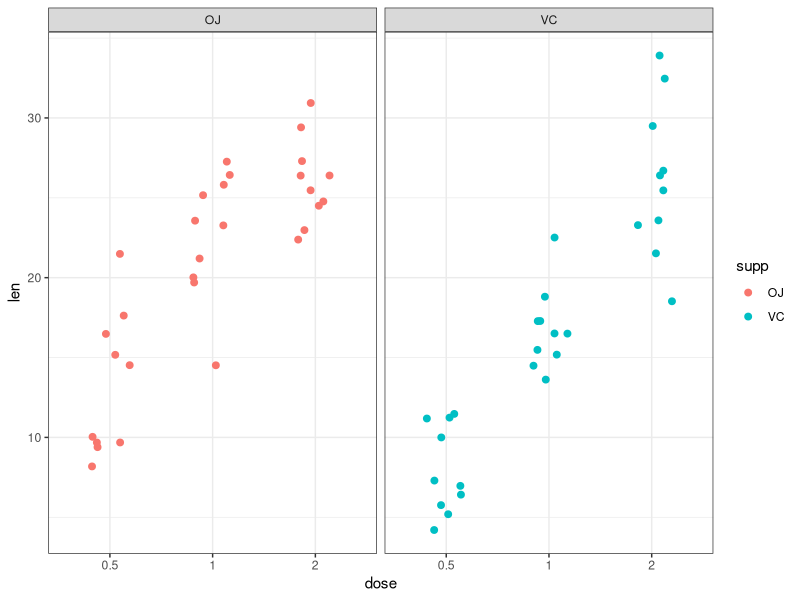
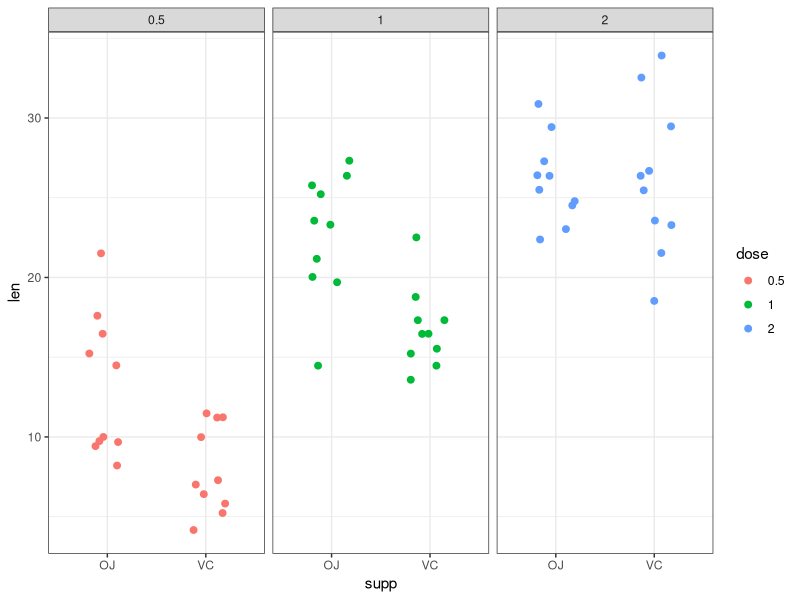
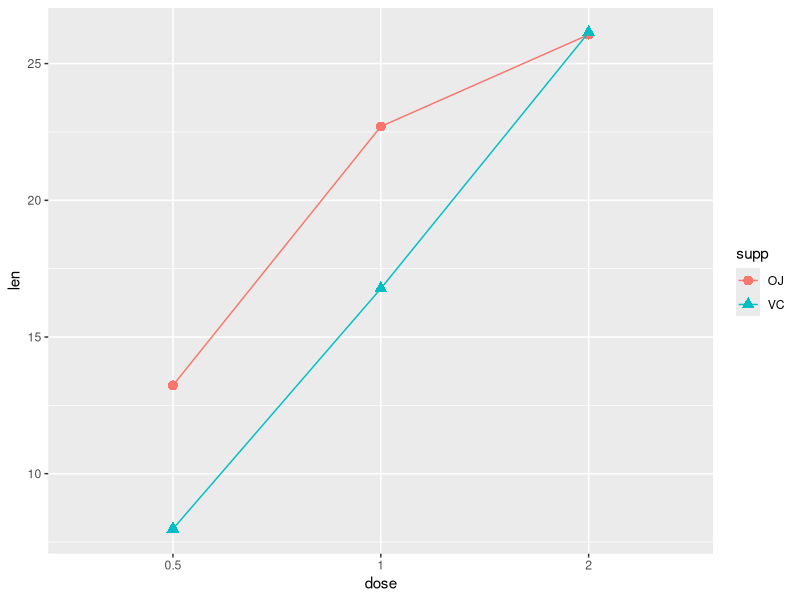
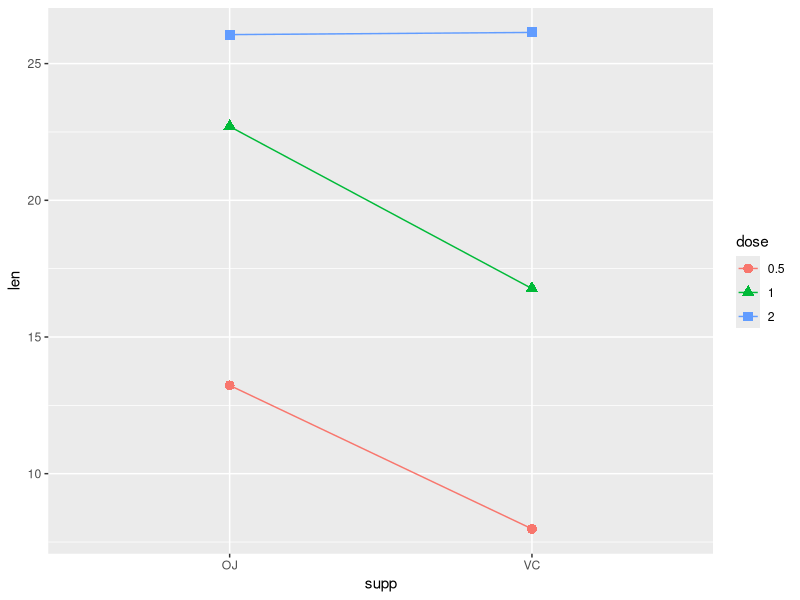
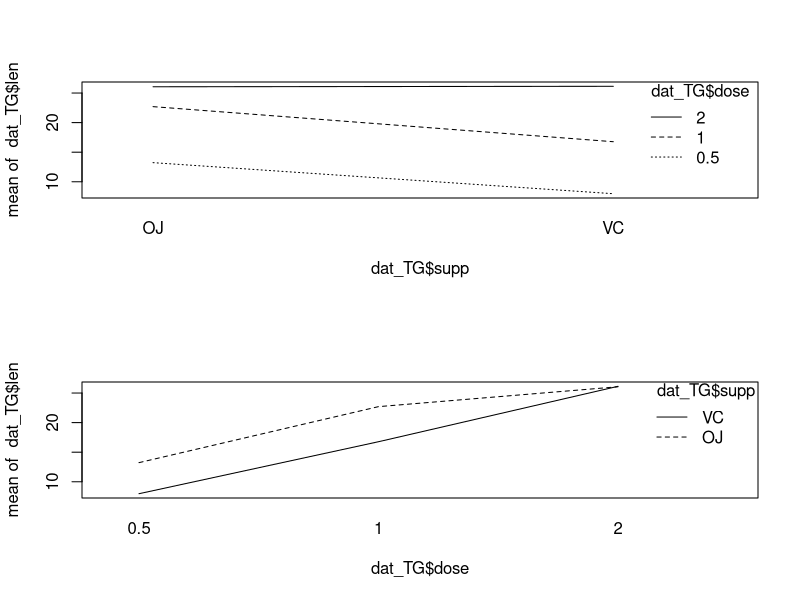
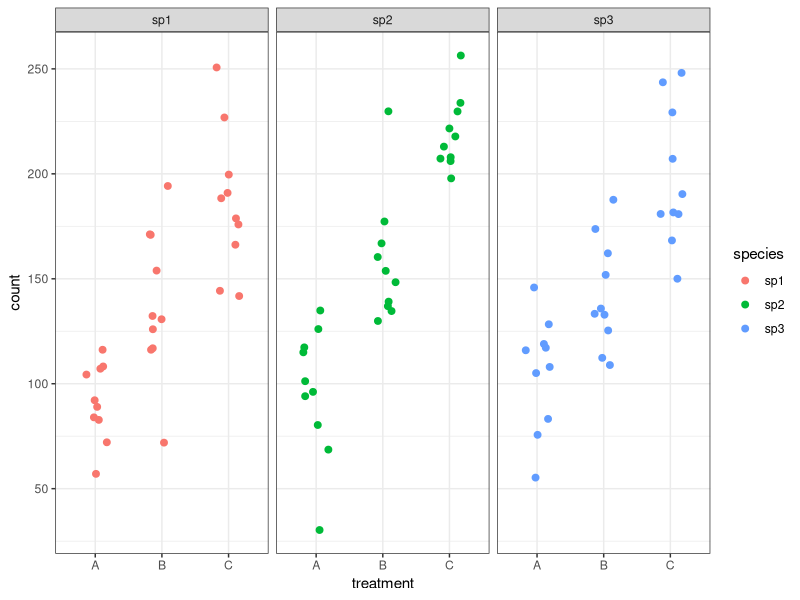
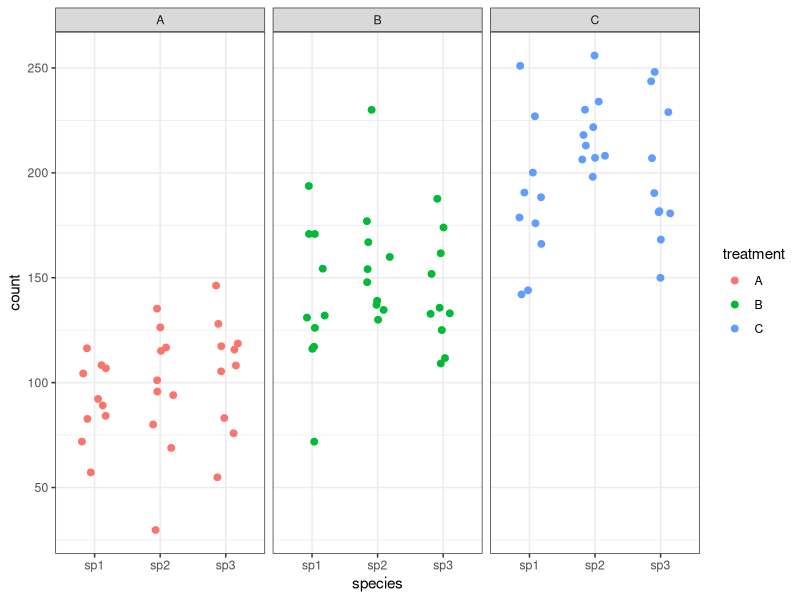
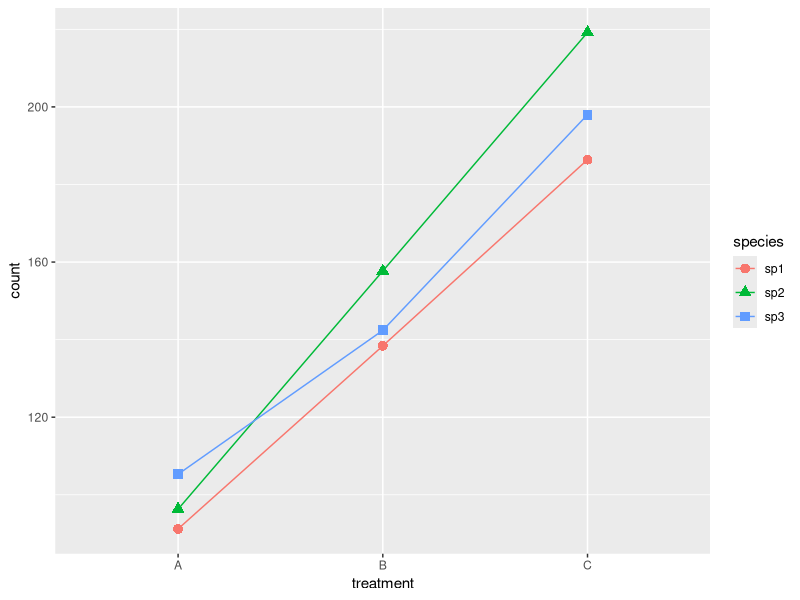

These figures' R source, in order:
# CREATION DATE 12 Nov 2016
# MODIFIED DATE 22 Nov 2016

# AUTHOR: Chelsea Williams, cmunoz@oxy.edu

# PURPOSE: 
# Two-way ANOVA Examples (2)
# (1) Visualize data (individaul value plots with 95% CIs and interaction plots)
# (2) To save time in class we'll assume models meet assumptions - but you'll need to assess for assignments/real analyses
# (3) run a Two-way ANOVA and interpret ANOVA table
# (4) multiple comparison tests


##########
## Two-Way ANOVA Examples
##########

#!!!!! To save time in class, we will assume data meets two-way ANOVA assumptions !!!!
# But for assignments and with your own data you must check assumptions
# And if you finish early in class, try to assess model asumptions


# Example 1

#The Effect of Vitamin C on Tooth Growth in Guinea Pigs
# The variables are "len", which is tooth length, the response variable, 
# the way in which the supplement was administered, "supp", 
# of which the levels are "OJ" (as orange juice) and "VC" (as ascorbic acid), 
# and "dose" of the supplement in milligrams (0.5, 1.0, and 2.0).

# see more info on data set in help file
?ToothGrowth 
# assign built in data set to a new object name so it can be modified as needed
dat_TG<-ToothGrowth
head(dat_TG)
str(dat_TG)

# dose read in by default as numeric
class(dat_TG$dose)
# R will interpret this as a quantitative variable if left as class numeric and 
# if used in a lm linear model, R will run it as a regression (or ANCOVA), not a two-way ANOVA

# to-do !!! 
# convert dose variable to class factor (function as.factor)
dat_TG$dose <- as.factor(dat_TG$dose)

# look at structure of data to confirm dose was converted to class factor
str(dat_TG)

# use table function to see sample size in each group
table(dat_TG$supp, dat_TG$dose)

####
# !!! to do: Answer these questions (discuss with your group) with output from above:
####
# How many "treatments" are there? 6
# What is the sample size in each Treatment? 10
# Is this study design "balanced"? yes


####
## Plots for Example 1 data & two-way ANOVA interaction plots
####
# load ggplot2 package
require(ggplot2)

# Individual value plots + 95% CI for each group (supp on x-axis, faceted by dose)
ggplot(dat_TG, aes(y=len, x=dose, col = supp)) +
  stat_summary(fun.data="mean_cl_normal", mapping = aes(group = supp), geom = "crossbar", width = 0.2, col="black", fill = "gray") +
  geom_jitter(width=0.2, size = 2) +
  facet_wrap(~supp) +
  theme_bw()

# Individual value plots + 95% CI for each group (dose on x-axis, faceted by supp)
ggplot(dat_TG, aes(y=len, x=supp, col = dose)) +
  stat_summary(fun.data="mean_cl_normal", mapping = aes(group = dose), geom = "crossbar", width = 0.2, col="black", fill = "gray") +
  geom_jitter(width=0.2, size = 2) +
  facet_wrap(~dose) +
  theme_bw()

# interaction plot (dose on x-axis, supp lines)
ggplot(dat_TG, aes(dose, len, col=supp, shape = supp)) +
  stat_summary(aes(group=supp), fun.y = mean, geom="point", size = 3) +
  stat_summary(aes(group=supp), fun.y = mean, geom="line") 

# interaction plot (supp on x-axis, dose lines)
ggplot(dat_TG, aes(supp, len, col=dose, shape = dose)) +
  stat_summary(aes(group=dose), fun.y = mean, geom="point", size = 3) +
  stat_summary(aes(group=dose), fun.y = mean, geom="line") 

# Interaction plots in base R
par(mfrow=c(2,1))
interaction.plot(dat_TG$supp,dat_TG$dose,dat_TG$len)
interaction.plot(dat_TG$dose, dat_TG$supp, dat_TG$len)

###
# !!! to do: Use the plots above to answer the following?
###
# How does sup appear to effect tooth length? Expect significant effect?
# How does dose appear to effect tooth length? Expect significant effect?
# Does there appear to be a significant interaction? If so, describe it.



### Be prepared to discuss above (pause for full class discussion) before running the ANOVA



#####
## Specify linear model and run ANOVA for Example 1


# to-do !!! 
## create a lm model object
lm_supp_dose <- lm(len ~ supp + dose + supp:dose, data = dat_TG)

# to-do !!! 
# produce an ANOVA results table using the anova function with the lm object you created above
anova(lm_supp_dose)


# to-do !!! 
# What is the H0's & Ha's for each test in the two-factor ANOVA?
#
#
#

# interpret and discuss results from ANOVA table with your group:
#    What does each number in the table mean?
#    What do these results tell you? What can't they tell you?



### Pause here for class discussion of ANOVA Table





#############
# Two-way ANOVA Example 2
# Simulate data with a main effect for one variable 
# (but not for 2nd variable and not for interaction)
#############

# simulated data
# 3 species of bacteria (sp1, sp2, sp3) are grown 
# under three experimental treatments (A, B, C)

# simulate data for treatment A
dat_bac<-data.frame(treatment="A", count = round(rnorm(30, mean=100, sd=30),0) )
# add data for treatment B
dat_bac<-rbind(dat_bac, data.frame(treatment="B", count = round(rnorm(30, mean=150, sd=30),0) ))
# add data for treatment C
dat_bac<-rbind(dat_bac, data.frame(treatment="C", count = round(rnorm(30, mean=200, sd=30),0) ))
# add column for second explanitory variable: species
dat_bac$species<-rep(c("sp1", "sp2", "sp3"), 30)
#convert species column to class factor (from class character)
dat_bac$species<-as.factor(dat_bac$species)

# examine structure of data
str(dat_bac)
head(dat_bac)

#
table(dat_bac$treatment, dat_bac$species)


### Plots
require(ggplot2)

# !!! to do (adapt code from Example 1):
# Individual value plots + 95% CI for each group  

# Individual value plots + 95% CI for each group (species on x-axis, faceted by treatment)
ggplot(dat_bac, aes(y=count, x=treatment, col = species)) +
        stat_summary(fun.data="mean_cl_normal", mapping = aes(group = species), geom = "crossbar", width = 0.2, col="black", fill = "gray") +
        geom_jitter(width=0.2, size = 2) +
        facet_wrap(~species) +
        theme_bw()


# !!! to do (adapt code from Example 1):
# Individual value plots + 95% CI for each group (switch which categorical variable is on x-axis) 

# Individual value plots + 95% CI for each group (dose on x-axis, faceted by supp)
ggplot(dat_bac, aes(y=count, x=species, col = treatment)) +
        stat_summary(fun.data="mean_cl_normal", mapping = aes(group = treatment), geom = "crossbar", width = 0.2, col="black", fill = "gray") +
        geom_jitter(width=0.2, size = 2) +
        facet_wrap(~treatment) +
        theme_bw()


# !!! to do (adapt code from Example 1):
# interaction plot

# interaction plot (treatment on x-axis, species lines)
ggplot(dat_bac, aes(treatment, count, col=species, shape = species)) +
        stat_summary(aes(group=species), fun.y = mean, geom="point", size = 3) +
        stat_summary(aes(group=species), fun.y = mean, geom="line") 


# !!! to do (adapt code from Example 1):
# interaction plot (switch which categorical variable is on the x-axis and used for the lines)

# interaction plot (species on x-axis, treatment lines)
ggplot(dat_bac, aes(species, count, col=treatment, shape = treatment)) +
        stat_summary(aes(group=treatment), fun.y = mean, geom="point", size = 3) +
        stat_summary(aes(group=treatment), fun.y = mean, geom="line") 


# !!! to do
# Use plots you made above to answer the following:
# How does treatment appear to affect count? Expect significant effect?
# How does species appear to affect count? Expect significant effect?
# Does there appear to be a significant interaction? If so, describe it.



###
# Pause for full class discussion
###



# !!! to do :
## create linear model object for two-way ANOVA of treatement and species
# to-do !!! 
## create a lm model object
lm_species_treatment <- lm(count ~ species + treatment + species:treatment, data = dat_bac)

# to-do !!! 
# produce an ANOVA results table using the anova function with the lm object you created above
anova(lm_species_treatment)


# to-do !!! 
# What is the H0's & Ha's for each test in the two-factor ANOVA?

# interpret and discuss results from ANOVA table with your group:
#    What does each number in the table mean?
#    What do these results tell you? What can't they tell you?